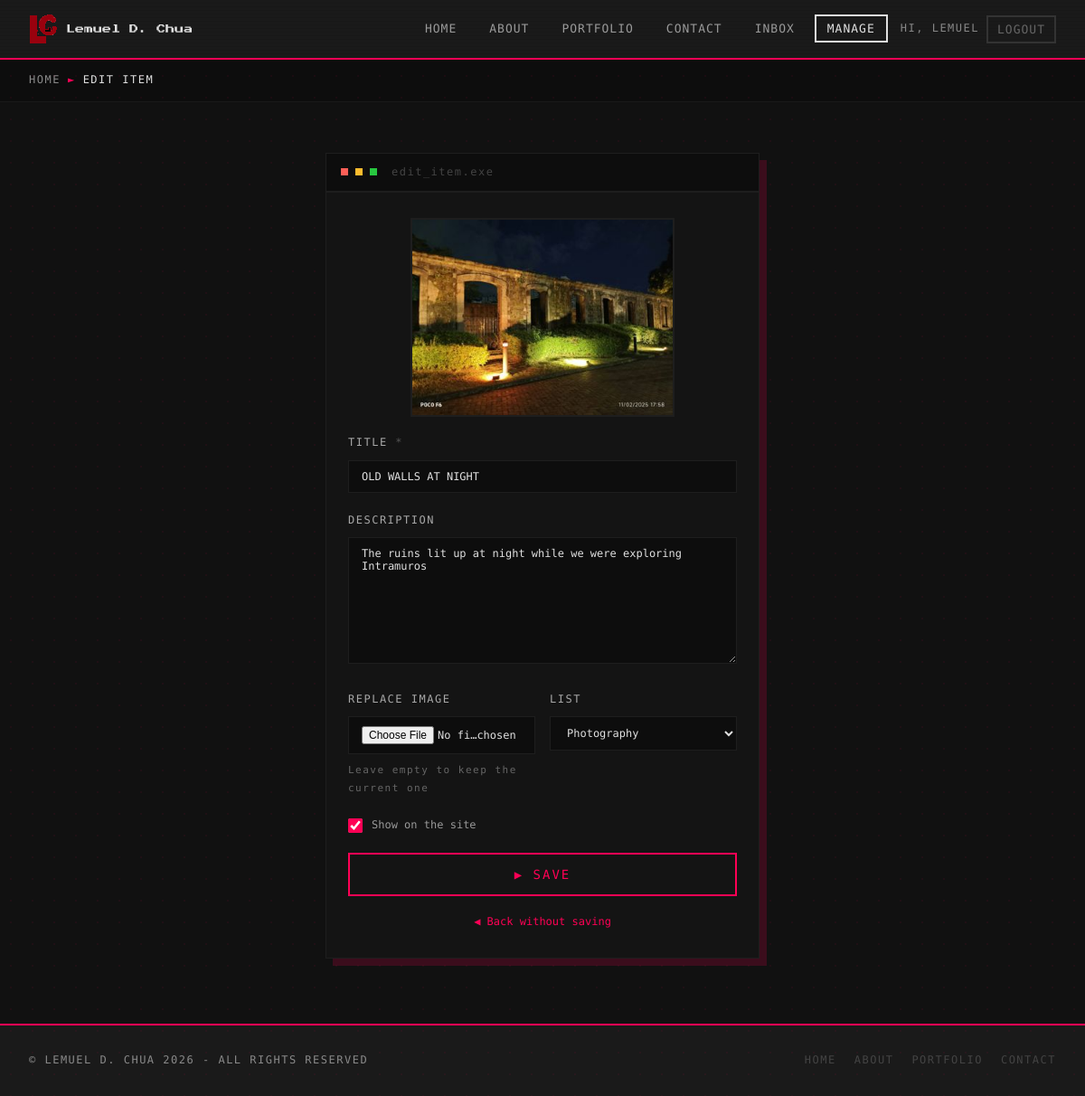
Screenshot of /admin/item.php?id=1 (signed in) with the database file from the repository.
### tables this page shows
CREATE TABLE IF NOT EXISTS users (
    id            INT UNSIGNED AUTO_INCREMENT PRIMARY KEY,
    name          VARCHAR(80)  NOT NULL,
    email         VARCHAR(190) NOT NULL UNIQUE,
    password_hash VARCHAR(255) NOT NULL,
    role          ENUM('user', 'admin') NOT NULL DEFAULT 'user',
    created_at    TIMESTAMP NOT NULL DEFAULT CURRENT_TIMESTAMP,
    last_login    TIMESTAMP NULL DEFAULT NULL
);

CREATE TABLE IF NOT EXISTS items (
    id          INT UNSIGNED AUTO_INCREMENT PRIMARY KEY,
    list_key    VARCHAR(30)  NOT NULL COMMENT 'which list it belongs to, e.g. photography, graphics, certs_sql',
    title       VARCHAR(150) NOT NULL,
    description TEXT         NULL,
    image       VARCHAR(255) NOT NULL,
    thumb       VARCHAR(255) NULL,
    media       VARCHAR(255) NULL COMMENT 'YouTube link (or older MP4 path) for the video list',
    is_featured TINYINT(1)   NOT NULL DEFAULT 0 COMMENT 'certificates: the learning path certificate',
    is_visible  TINYINT(1)   NOT NULL DEFAULT 1,
    sort_order  INT          NOT NULL DEFAULT 0,
    created_at  TIMESTAMP    NOT NULL DEFAULT CURRENT_TIMESTAMP,
    updated_at  TIMESTAMP    NULL DEFAULT NULL ON UPDATE CURRENT_TIMESTAMP,
    INDEX idx_list (list_key, sort_order)
);

### includes/init.php (called while the page is built, shortened)
<?php
function db(): PDO
{
    static $pdo = null;
    if ($pdo === null) {
        try {
            $pdo = new PDO(
                'mysql:host=' . DB_HOST . ';dbname=' . DB_NAME . ';charset=utf8mb4',
                DB_USER,
                DB_PASS,
                [
                    PDO::ATTR_ERRMODE            => PDO::ERRMODE_EXCEPTION,
                    PDO::ATTR_DEFAULT_FETCH_MODE => PDO::FETCH_ASSOC,
                    PDO::ATTR_EMULATE_PREPARES   => false,
                ]
            );
        } catch (PDOException $e) {
            http_response_code(500);
            $msg = DEBUG ? $e->getMessage() : 'Database connection failed.';
            exit('<p style="font-family:monospace;color:#ff0055;padding:20px">[ DATABASE ERROR ] ' . e($msg)
                . '<br><br>Start MySQL in XAMPP and import database.sql in phpMyAdmin (see README.md).</p>');
        }
    }
    return $pdo;
}
function e(?string $s): string
{
    return htmlspecialchars((string) $s, ENT_QUOTES, 'UTF-8');
}
function current_user(): ?array
{
    static $user = false;
    if ($user === false) {
        $user = null;
        if (!empty($_SESSION['user_id'])) {
            $st = db()->prepare('SELECT id, name, email, role FROM users WHERE id = ?');
            $st->execute([$_SESSION['user_id']]);
            $user = $st->fetch() ?: null;
        }
    }
    return $user;
}
function require_login(): void
{
    if (!current_user()) {
        $back = basename($_SERVER['SCRIPT_NAME']);
        if (basename(dirname($_SERVER['SCRIPT_NAME'])) === 'admin') {
            $back = 'admin/' . $back;
        }
        if (is_ajax()) {
            json_out(['ok' => false, 'errors' => ['Please log in again.'], 'redirect' => url('login.php') . '?next=' . urlencode($back)], 401);
        }
        redirect(url('login.php') . '?next=' . urlencode($back));
    }
}
function require_admin(): void
{
    require_login();
}
function url(string $path): string
{
    $inAdmin = basename(dirname($_SERVER['SCRIPT_NAME'])) === 'admin';
    return ($inAdmin ? '../' : '') . $path;
}

### admin/item.php (the view, shortened to what this page needs)
<?php
require __DIR__ . '/../includes/init.php';
require_admin();
$id = (int) ($_GET['id'] ?? $_POST['id'] ?? 0);
$st = db()->prepare('SELECT * FROM items WHERE id = ?');
$st->execute([$id]);
$item = $st->fetch();
$page = 'manage';
$bodyClass = 'contact-body-bg';
$crumb = 'EDIT ITEM';
require __DIR__ . '/../includes/header.php';
$isVideo = $item['list_key'] === 'video';
?>
    <main id="main">
        <section class="auth-wrap">
            <div class="form-terminal auth-card setup-card">
                <div class="terminal-bar"><div class="t-dot red"></div><div class="t-dot yellow"></div><div class="t-dot green"></div><span class="terminal-title">edit_item.exe</span></div>
                <div class="form-body">
                    <form method="post" enctype="multipart/form-data" action="item.php?id=<?= $id ?>">
                        <img class="mng-preview" id="aPreview" src="../<?= e($item['image']) ?>" alt="Current image" />
                        <div class="form-group">
                            <label class="form-label" for="ftitle">TITLE <span>*</span></label>
                            <input class="form-input" id="ftitle" name="title" value="<?= e($item['title']) ?>" maxlength="150" required />
                        </div>
                        <div class="form-group">
                            <label class="form-label" for="fdesc"><?= $isVideo ? 'TAG (small label)' : 'DESCRIPTION' ?></label>
                            <textarea class="form-textarea" id="fdesc" name="description" rows="4"><?= e($item['description']) ?></textarea>
                        </div>
                        <div class="form-row">
                            <div class="form-group">
                                <label class="form-label" for="aimg">REPLACE <?= $isVideo ? 'POSTER' : 'IMAGE' ?></label>
                                <input class="form-input" type="file" id="aimg" name="image" accept="image/jpeg,image/png,image/webp,image/gif" />
                                <p class="field-hint">Leave empty to keep the current one</p>
                            </div>
                            <div class="form-group">
                                <label class="form-label" for="flist">LIST</label>
                                <select class="form-input" id="flist" name="list_key">
                                    <?php foreach (LISTS as $k => $l): ?>
                                        <option value="<?= $k ?>" <?= $k === $item['list_key'] ? 'selected' : '' ?>><?= e($l['label']) ?></option>
                                    <?php endforeach; ?>
                                </select>
                            </div>
                        </div>
                        <label class="check"><input type="checkbox" name="is_visible" value="1" <?= $item['is_visible'] ? 'checked' : '' ?> /> Show on the site</label>
                        <button type="submit" class="form-submit">&#9654; SAVE</button>
                        <p class="auth-switch"><a href="portfolio.php?tab=items&amp;list=<?= e($item['list_key']) ?>">&#9664; Back without saving</a></p>
                    </form>
                </div>
            </div>
        </section>
    </main>
<?php require __DIR__ . '/../includes/footer.php'; ?>

### includes/header.php (shortened to what this page needs)
<?php
$user = current_user();
$links = [
    'home'      => ['index.php', 'HOME'],
    'about'     => ['about.php', 'ABOUT'],
    'portfolio' => ['portfolio.php', 'PORTFOLIO'],
    'contact'   => ['contact.php', 'CONTACT'],
];
?>
<!DOCTYPE html>
<html lang="en">
<head>
    <link rel="stylesheet" href="<?= url('css/style.css') ?>" />
    <link rel="stylesheet" href="<?= url('css/v2.css') ?>" />
    <link rel="stylesheet" href="<?= url('css/php.css') ?>" />
    <link rel="stylesheet" href="<?= url('css/readability.css') ?>" />
</head>
<body class="<?= e($bodyClass) ?>"<?= ($user && $user['role'] === 'admin') ? ' data-feed="' . url('admin/messages.php') . '"' : '' ?>>
    <nav>
        <a class="logo" href="<?= url('index.php') ?>">
            <img src="<?= url('images/logo.png') ?>" alt="" />
            <span class="logo-text">Lemuel D. Chua</span>
        </a>
        <ul class="nav-links">
            <?php foreach ($links as $key => [$href, $label]): ?>
                <li><a href="<?= url($href) ?>"<?= $page === $key ? ' class="active" aria-current="page"' : '' ?>><?= $label ?></a></li>
            <?php endforeach; ?>
            <?php if ($user): ?>
                <?php if ($user['role'] === 'admin'): ?>
                    <li><a href="<?= url('admin/messages.php') ?>"<?= $page === 'admin' ? ' class="active" aria-current="page"' : '' ?>>INBOX<?php
                    ?></a></li>
                    <li><a href="<?= url('admin/portfolio.php') ?>"<?= $page === 'manage' ? ' class="active" aria-current="page"' : '' ?>>MANAGE</a></li>
                <?php endif; ?>
                <li class="nav-user">
                    <span class="nav-hello">HI, <?= e(strtoupper(strtok($user['name'], ' '))) ?></span>
                    <form action="<?= url('logout.php') ?>" method="post" class="nav-logout">
                        <button type="submit">LOGOUT</button>
                    </form>
                </li>
            <?php else: ?>
                <li><a href="<?= url('login.php') ?>" class="nav-login<?= in_array($page, ['login', 'register'], true) ? ' active' : '' ?>">&#9654; LOGIN</a></li>
            <?php endif; ?>
        </ul>
    </nav>
    <?php if (!empty($crumb)): ?>
    <div class="breadcrumb">
        <a href="<?= url('index.php') ?>">HOME</a>
        <span class="sep">&#9658;</span>
        <span class="current"><?= e($crumb) ?></span>
    </div>
    <?php endif; ?>

### css/style.css (style rules this page uses)
* { margin: 0; padding: 0; box-sizing: border-box; }
body { background-color: #111; color: #e0e0e0; font-family: 'Share Tech Mono', monospace; font-size: 14px; line-height: 1.8; min-height: 100vh; display: flex; flex-direction: column; }
a { color: #e0e0e0; text-decoration: none; }
nav { background-color: #1a1a1a; border-bottom: 2px solid #ff0055; padding: 16px 32px; display: flex; justify-content: space-between; align-items: center; flex-wrap: wrap; gap: 12px; position: sticky; top: 0; z-index: 100; }
nav::after { content: ''; position: absolute; inset: 0; background: repeating-linear-gradient( 180deg, transparent, transparent 3px, rgba(0,0,0,0.08) 3px, rgba(0,0,0,0.08) 4px ); pointer-events: none; }
.logo { display: flex; align-items: center; gap: 10px; position: relative; z-index: 1; }
.logo img { height: 32px; width: auto; image-rendering: pixelated; }
.logo-text { font-family: 'Press Start 2P', monospace; font-size: 10px; color: #e0e0e0; }
.nav-links { list-style: none; display: flex; gap: 8px; flex-wrap: wrap; position: relative; z-index: 1; }
.nav-links a { font-family: 'Press Start 2P', monospace; font-size: 7px; padding: 6px 12px; border: 2px solid transparent; color: #666; transition: color 0.15s, border-color 0.15s; }
.nav-links a:hover, .nav-links a.active { color: #e0e0e0; border-color: #e0e0e0; }
main { flex: 1; }
.breadcrumb { display: flex; align-items: center; gap: 8px; padding: 12px 32px; background: #0d0d0d; border-bottom: 1px solid #1a1a1a; font-family: 'Press Start 2P', monospace; font-size: 6px; color: #444; }
.breadcrumb a { color: #555; }
.breadcrumb .sep { color: #ff0055; }
.breadcrumb .current { color: #e0e0e0; }
.contact-body-bg::before { content: ''; position: fixed; inset: 0; background-image: radial-gradient(circle, rgba(255,0,85,0.06) 1px, transparent 1px); background-size: 24px 24px; pointer-events: none; z-index: 0; }
.contact-body-bg main { position: relative; z-index: 1; }
.form-terminal { background: #141414; border: 1px solid #1e1e1e; overflow: hidden; }
.terminal-bar { background: #0d0d0d; border-bottom: 2px solid #1e1e1e; padding: 10px 16px; display: flex; align-items: center; gap: 8px; }
.t-dot { width: 8px; height: 8px; }
.t-dot.red { background: #ff5f57; }
.t-dot.yellow { background: #febc2e; }
.t-dot.green { background: #28c840; }
.terminal-title { font-family: 'Press Start 2P', monospace; font-size: 6px; color: #444; margin-left: 8px; letter-spacing: 1px; }
.form-body { padding: 28px 24px; }
.form-row { display: flex; gap: 16px; margin-bottom: 0; }
.form-group { margin-bottom: 20px; flex: 1; }
.form-label { font-family: 'Press Start 2P', monospace; font-size: 6px; color: #888; letter-spacing: 2px; display: block; margin-bottom: 8px; }
.form-label span { color: #ff0055; }
.form-input, .form-textarea { width: 100%; background: #0d0d0d; border: 1px solid #1e1e1e; color: #e0e0e0; font-family: 'Share Tech Mono', monospace; font-size: 12px; padding: 10px 14px; outline: none; transition: border-color 0.15s; }
.form-input::placeholder, .form-textarea::placeholder { color: #333; }
.form-textarea { resize: vertical; min-height: 140px; }
.form-submit { font-family: 'Press Start 2P', monospace; font-size: 8px; padding: 14px 24px; border: 2px solid #ff0055; color: #ff0055; background: transparent; cursor: pointer; letter-spacing: 1px; transition: background 0.15s, color 0.15s; width: 100%; margin-top: 4px; }

### css/v2.css (style rules this page uses)
:root { --pink: #ff0055; --nav-h: 66px; }
html { scroll-behavior: smooth; }
a.logo { color: inherit; }
.index-hero > *, .hero-corner, .page-hero-anim > *, .auth-card, .alert, .ss-slide.active img, .ss-slide.active .ss-caption > *, .lb.lb-swap .lb-figure img, .tab-in, .msg-new { animation: none !important; }
.lb-figure img, .cert-feature, .to-top, .auth-card, .admin-fab { box-shadow: none; }

### rows the page displays
users: name "LEMUEL"
items: image (picture), title "OLD WALLS AT NIGHT", description "The ruins lit up at night while we were exploring Intramuros", list_key "Photography", is_visible "☑"

### other values shown
$label "HOME"
$label "ABOUT"
$label "PORTFOLIO"
$label "CONTACT"
$crumb "EDIT ITEM"
